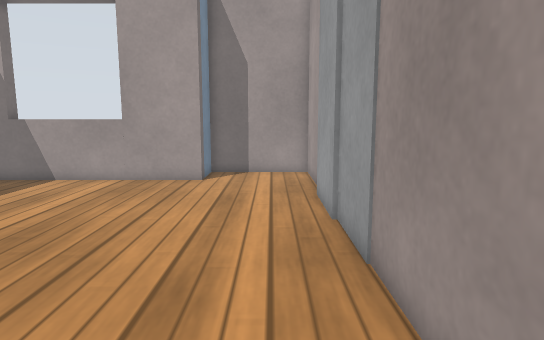
view 1 (above)

16 first-person views from a walk through a robot-simulator world made for Gazebo. The camera is 0.64 m above the floor, tilts 8° down and sees 75° across. The floor is counted in squares, 0.25 m on a side. Each view is taken from the middle of a square. On the plan, view 1 faces up. The plan holds only what a view shows up to about 20 squares ahead; the rest is blank. The place goes on beyond the plan. Gazebo's built-in surfaces are drawn with simple patterns.

view 2
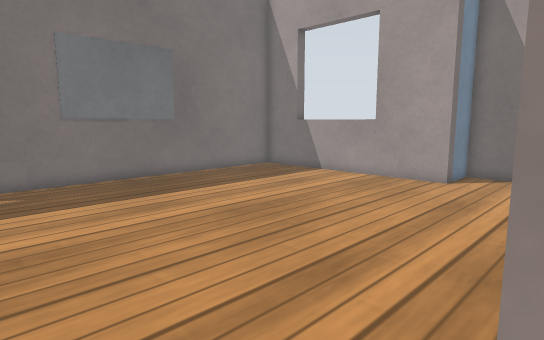

view 3
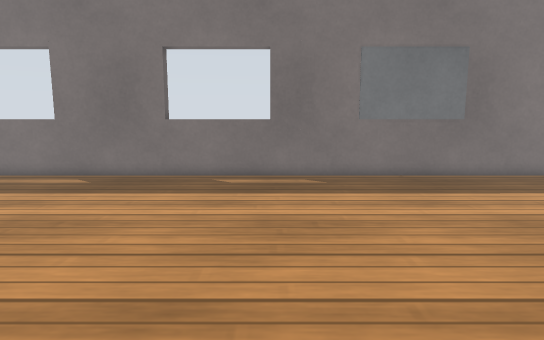

view 4
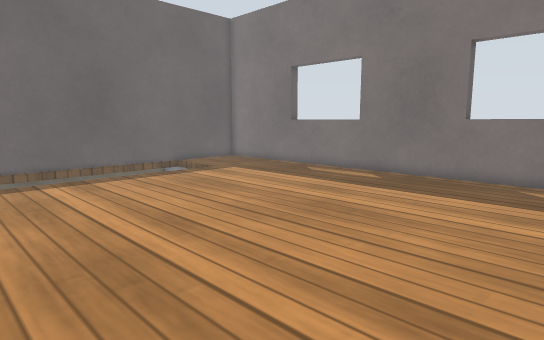

view 5
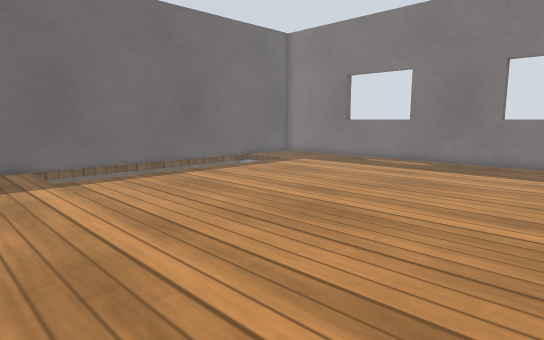

view 6
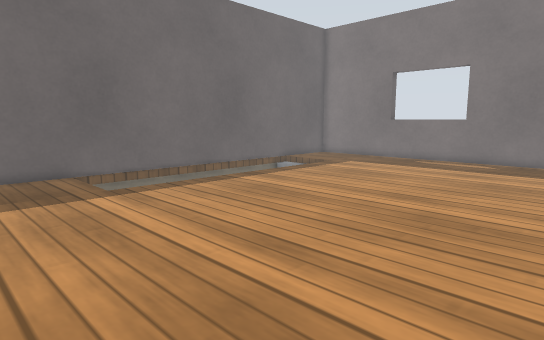

view 7
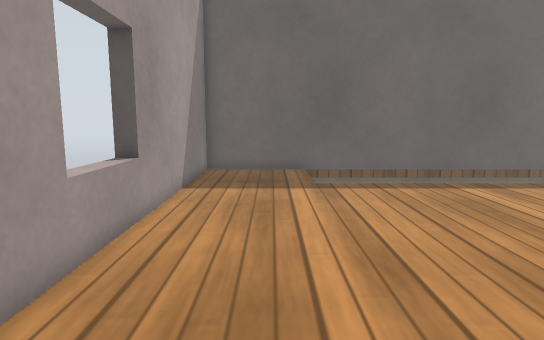

view 8
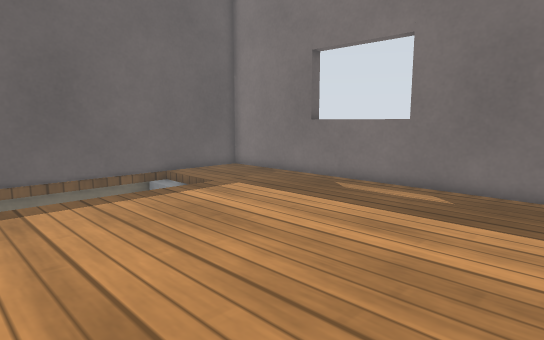

view 9
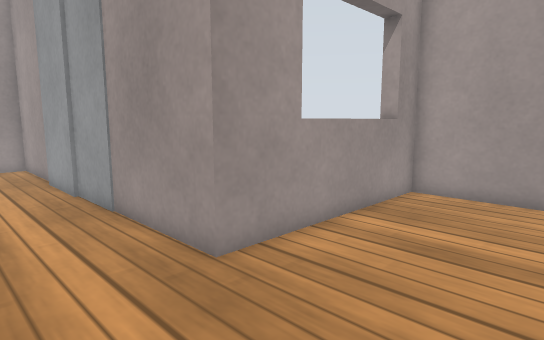

view 10
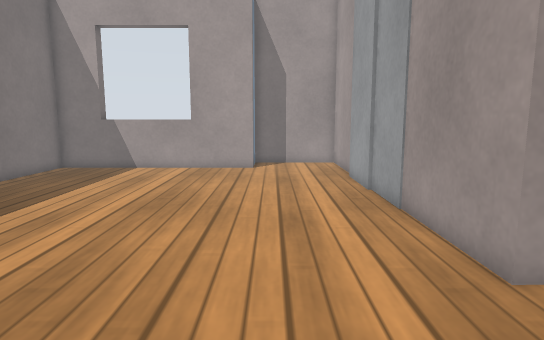

view 11
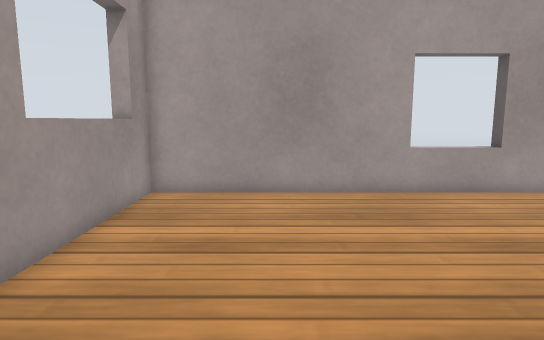

view 12
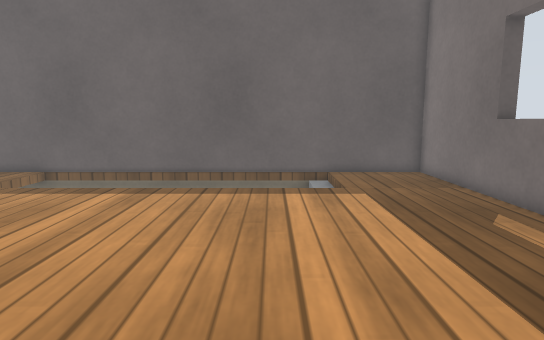

view 13
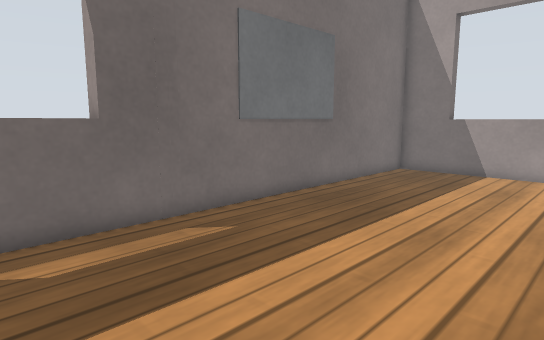

view 14
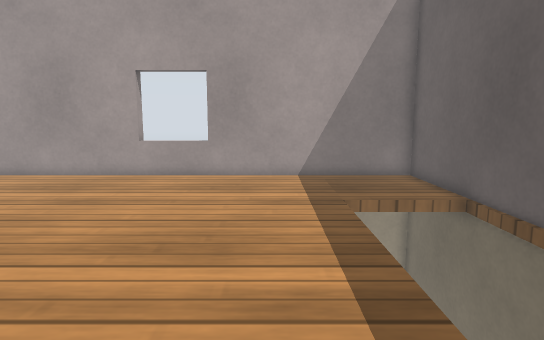

view 15
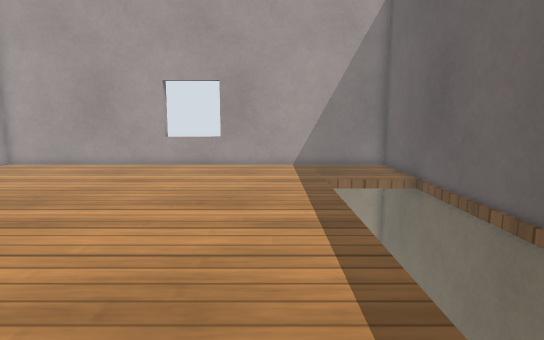

view 16
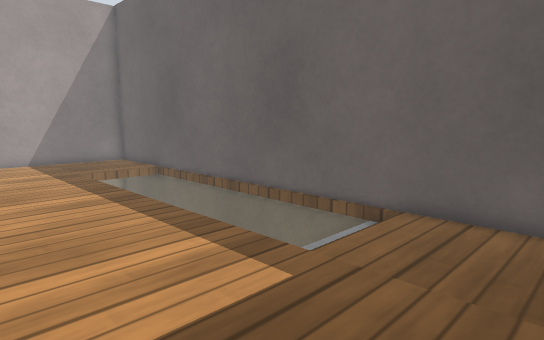

### Floor plan
Key: @ floor where view 1 was taken; # wall or solid block; . main floor; - floor 1.6 m lower than the main floor; _ floor 2.45 m lower than the main floor; / step, stairs or slope; = window, fence, low wall or low ledge; W window.
Columns run from 14 left of view 1 to 11 right of it. Each row starts with its distance up from view 1.
 18            ######
 17            #....#
 16    #====#  #....#
 15 ####====####....#
 14 #...............#
 13 #...............#
 12 #...............#
 11 #...............W
 10 #...............W
  9 #...............W
  8 WW..............W
  7 WW..............W
  6 #W..............#
  5 WW..............#
  4 #W..............#
  3 #...............#
  2 #...............#   ===#
  1 #...............###====###
  0 #.............@..........#
 -1 =........................#
 -2 =........................#
 -3 =........................#
 -4 =........................#
 -5 #........................#
 -6 #........................#
 -7 #........................#
 -8 #........................#
 -9 #........................=
-10 #........................=
-11 =........................#
-12 =........................#
-13 =........................#
-14 =........................#
-15 #........................#
-16 #........................#
-17 #                        #
-18 #                        #
-19 #                        #
-20 #     /######=-////_.... #
-21  #########################

Positions as (right, up) in squares from view 1, and headings:
1: (0, 0), facing up
2: (2, 0), facing up-left
3: (3, 0), facing left
4: (3, 0), facing down-left
5: (9, 0), facing down-left
6: (10, -3), facing down-left
7: (7, -2), facing down
8: (0, -4), facing down-left
9: (-2, -4), facing up-right
10: (-2, -4), facing up
11: (-2, -3), facing right
12: (-6, -3), facing down
13: (-5, -3), facing up-left
14: (-6, -14), facing right
15: (-10, -14), facing right
16: (-13, -11), facing down-right
